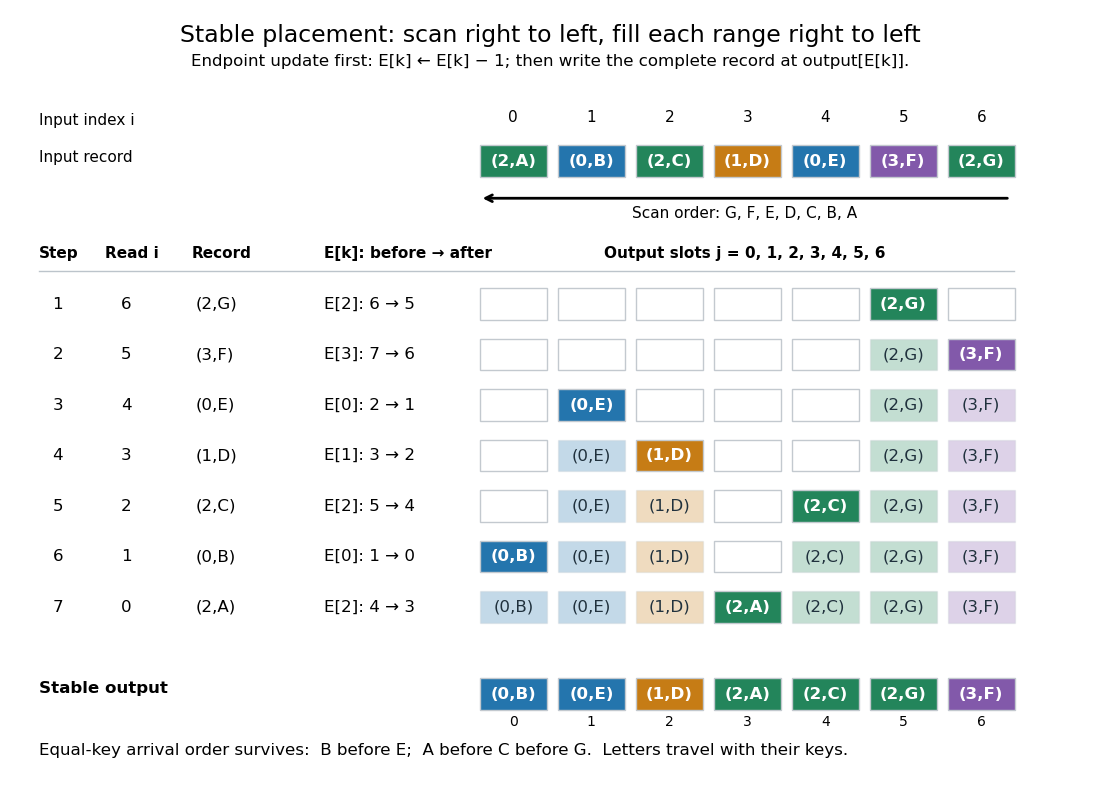

The Python source for this figure:
"""Draw every placement of an original labelled-record counting-sort example.

Tested with Python 3.14, matplotlib 3.10.7 and numpy 2.3.5.
Run from _media; writes counting-sort-reverse-stable-placement.png to CWD.
"""

from pathlib import Path

import matplotlib.pyplot as plt
from matplotlib.patches import Rectangle


def main():
    records = [(2, "A"), (0, "B"), (2, "C"), (1, "D"),
               (0, "E"), (3, "F"), (2, "G")]
    counts = [sum(key == k for key, _ in records) for k in range(4)]
    endpoints = []
    total = 0
    for count in counts:
        total += count
        endpoints.append(total)
    output = [None] * len(records)
    colors = ["#2475ad", "#c67c15", "#23855b", "#8259aa"]
    plt.rcParams.update({"font.size": 12, "font.family": "DejaVu Sans"})
    fig = plt.figure(figsize=(11, 7.9), dpi=100, facecolor="white")
    fig.suptitle("Stable placement: scan right to left, fill each range right to left", fontsize=17, y=.97)
    fig.text(.5, .917, "Endpoint update first: E[k] ← E[k] − 1; then write the complete record at output[E[k]].",
             ha="center", fontsize=12)
    ax = fig.add_axes((.025, .025, .95, .855))
    ax.set(xlim=(0, 13.4), ylim=(-.3, 10.8))
    ax.axis("off")

    def box(x, y, record, newest=False):
        face = "white" if record is None else colors[record[0]]
        ax.add_patch(Rectangle((x, y), .86, .52, facecolor=face,
                               alpha=1 if newest or record is None else .27,
                               edgecolor="#c3c9cf", linewidth=1))
        if record is not None:
            ax.text(x + .43, y + .26, f"({record[0]},{record[1]})", ha="center", va="center",
                    fontsize=12, color="white" if newest else "#20313d",
                    fontweight="bold" if newest else "normal")

    ax.text(.15, 10.3, "Input index i", fontsize=11)
    ax.text(.15, 9.7, "Input record", fontsize=11)
    for i, record in enumerate(records):
        x = 5.8 + i
        ax.text(x + .43, 10.35, str(i), ha="center", fontsize=11)
        box(x, 9.45, record, newest=True)
    ax.annotate("", xy=(5.8, 9.1), xytext=(12.6, 9.1), arrowprops={"arrowstyle": "->", "lw": 2})
    ax.text(9.2, 8.77, "Scan order: G, F, E, D, C, B, A", ha="center", fontsize=11)

    headers = [(.15, "Step"), (1.0, "Read i"), (2.1, "Record"),
               (3.8, "E[k]: before → after"), (9.2, "Output slots j = 0, 1, 2, 3, 4, 5, 6")]
    for x, title in headers:
        ax.text(x, 8.12, title, ha="center" if x == 9.2 else "left", fontsize=11, fontweight="bold")
    ax.plot([.15, 12.65], [7.9, 7.9], color="#bcc4cb", lw=1)
    for step, i in enumerate(range(len(records) - 1, -1, -1), start=1):
        record = records[i]
        key = record[0]
        old = endpoints[key]
        endpoints[key] -= 1
        j = endpoints[key]
        output[j] = record
        y = 7.1 - (step - 1) * .83
        for x, label in [(.32, str(step)), (1.2, str(i)), (2.15, f"({key},{record[1]})"),
                         (3.8, f"E[{key}]: {old} → {j}")]:
            ax.text(x, y + .26, label, va="center", fontsize=12)
        for slot, item in enumerate(output):
            box(5.8 + slot, y, item, newest=(slot == j))
    ax.text(.15, .97, "Stable output", fontweight="bold")
    for j, record in enumerate(output):
        box(5.8 + j, .69, record, newest=True)
        ax.text(6.23 + j, .42, str(j), ha="center", fontsize=10)
    ax.text(.15, -.05, "Equal-key arrival order survives:  B before E;  A before C before G.  Letters travel with their keys.",
            fontsize=12)
    fig.savefig(Path.cwd() / (Path(__file__).stem + ".png"), facecolor="white", transparent=False)
    plt.close(fig)


if __name__ == "__main__":
    main()
